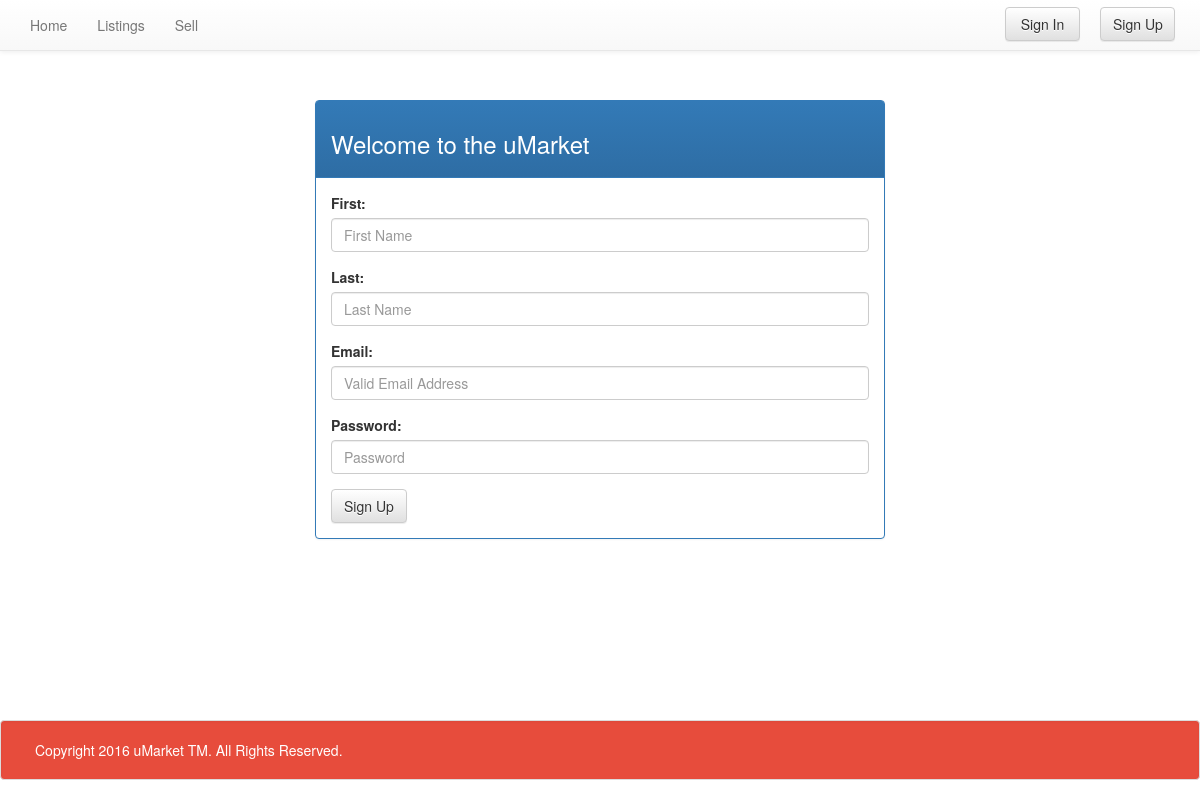
The app's page /signup.php, older data.
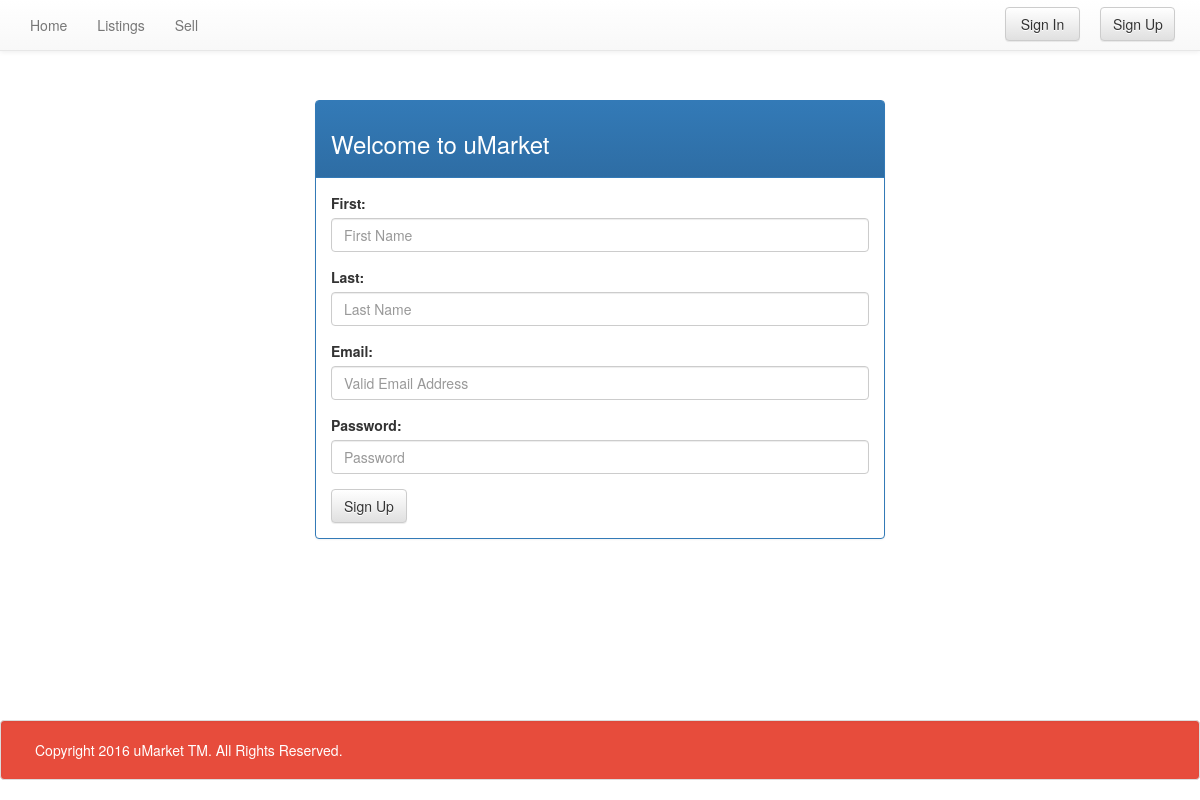
The same page, newer data.
### tables this page shows
CREATE TABLE IF NOT EXISTS `pages` (
  `id` mediumint(9) NOT NULL,
  `slug` varchar(300) NOT NULL,
  `label` varchar(100) NOT NULL,
  `title` varchar(200) NOT NULL,
  `header` varchar(300) NOT NULL,
  `body` longtext NOT NULL
);

### config/variables.php (called while the page is built, shortened)
<?php
if(isset($_GET['page'])) {
	$pageid = $_GET['page'];
} else {
	$pageid = 1;
}
$page = load_page($dbc, $pageid);
?>

### functions/page.php (called while the page is built)
<?php
function load_page($dbc, $pageid) {
	$q = "SELECT * FROM pages WHERE id = '$pageid'";
	$r = mysqli_query($dbc, $q);
	$data = mysqli_fetch_assoc($r);
	if ($data['body']) {
		$data = format_body($data);
	}
	return $data;
}
function format_body($data) {
	$data['body_nohtml'] = strip_tags($data['body']);
	if ($data['body_nohtml'] == $data['body']) {
		$data['body_formatted'] = '<p>'.$data['body'].'</p>';
	}	else {
		$data['body_formatted'] = $data['body'];
	}
	return $data;
}
?>

### config/setup.php (called while the page is built, shortened)
<?php
include 'config/connection.php';
include 'config/variables.php';
?>

### signup.php (the view, shortened to what this page needs)
<?php
include 'config/setup.php';
?>
<!DOCTYPE html>
<html>
	<head>
	</head>
	<body>
		<?php include 'template/navigation.php'; ?>
		<div class="container-fluid">
			<div class="row">
				<div class="col-md-6 col-md-offset-3">
					<div class="panel panel-primary">
						<div class="panel-heading"><h3><?php echo $page['header']; ?></h3></div>
						<div class ="panel-body">
							<form action="signup.php" method="post" role="form">
								<div class="form-group">
									<label for="title">First:</label>
									<input class="form-control" type="text" name="first" id="first" placeholder="First Name" required>
								</div>
								<div class="form-group">
									<label for="label">Last:</label>
									<input class="form-control" type="text" name="last" id="last" placeholder="Last Name" required>
								</div>
								<div class="form-group">
									<label for="label">Email:</label>
									<input class="form-control" type="email" name="email" id="email" placeholder="Valid Email Address" required>
								</div>
								<div class="form-group">
									<label for="header">Password:</label>
									<input class="form-control" type="text" name="password" id="password" placeholder="Password" required>
								</div>
								<button type="submit" class="btn btn-default">Sign Up</button>
							</form>
						</div>
					</div>
				</div>
			</div>
		</div>
		<?php include 'template/footer.php'; ?>
	</body>
</html>

Row changes from the older to the newer data that the page shows:
changed pages: header "Welcome to the uMarket" → "Welcome to uMarket"
